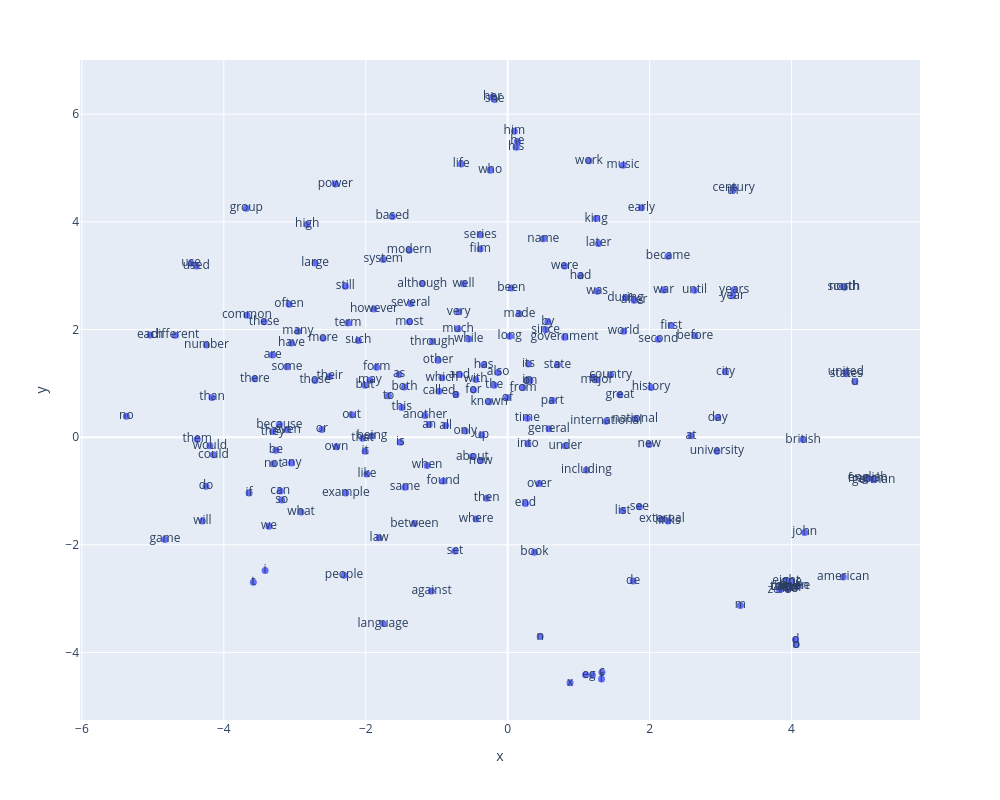

The code cell stored with this chart in its notebook:
### Code cell
from src.evaluation.intrinsic_evaluation.plot_top_words_map import plot_top_words_map

plot_top_words_map(model, 200, word_counts)

### Figure 1 — Plotly figure (JSON) as saved in the notebook; plotly's stock layout.template omitted (floating-point values rounded to 4 significant figures; data arrays with more than 128 entries replaced by an {"elided": "..."} marker saying what was removed)
{"data": [{"hovertemplate": "<b>%{hovertext}</b><br><br>x=%{x}<br>y=%{y}<br>word=%{text}<extra></extra>", "hovertext": {"elided": "200 str values"}, "legendgroup": "", "marker": {"color": "#636efa", "symbol": "circle", "size": 7}, "mode": "markers+text", "name": "", "orientation": "v", "showlegend": false, "text": {"elided": "200 str values"}, "x": {"elided": "200 float values"}, "xaxis": "x", "y": {"elided": "200 float values"}, "yaxis": "y", "type": "scatter"}], "layout": {"xaxis": {"anchor": "y", "domain": [0.0, 1.0], "title": {"text": "x"}}, "yaxis": {"anchor": "x", "domain": [0.0, 1.0], "title": {"text": "y"}}, "legend": {"tracegroupgap": 0}, "margin": {"t": 60}, "width": 1000, "height": 800}}
